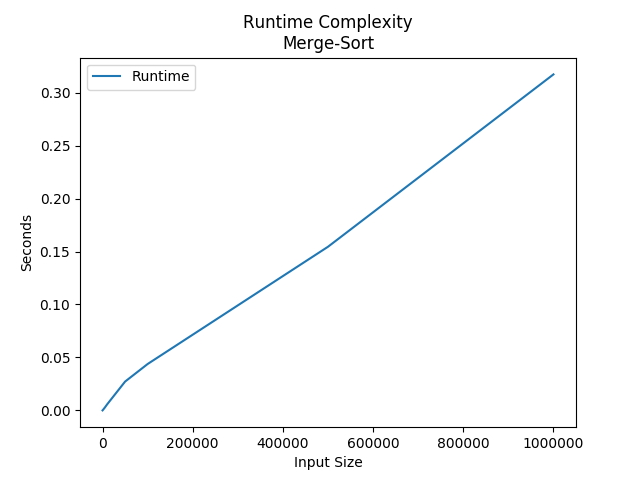

Source code (Python):
import matplotlib.pyplot as plt
import numpy as np

x, y = np.loadtxt('merge_sort.txt', delimiter=',', unpack=True)
plt.plot(x,y, label='Runtime')

plt.xlabel('Input Size')
plt.ylabel('Seconds')
plt.title('Runtime Complexity\nMerge-Sort')
plt.legend()
plt.show()
